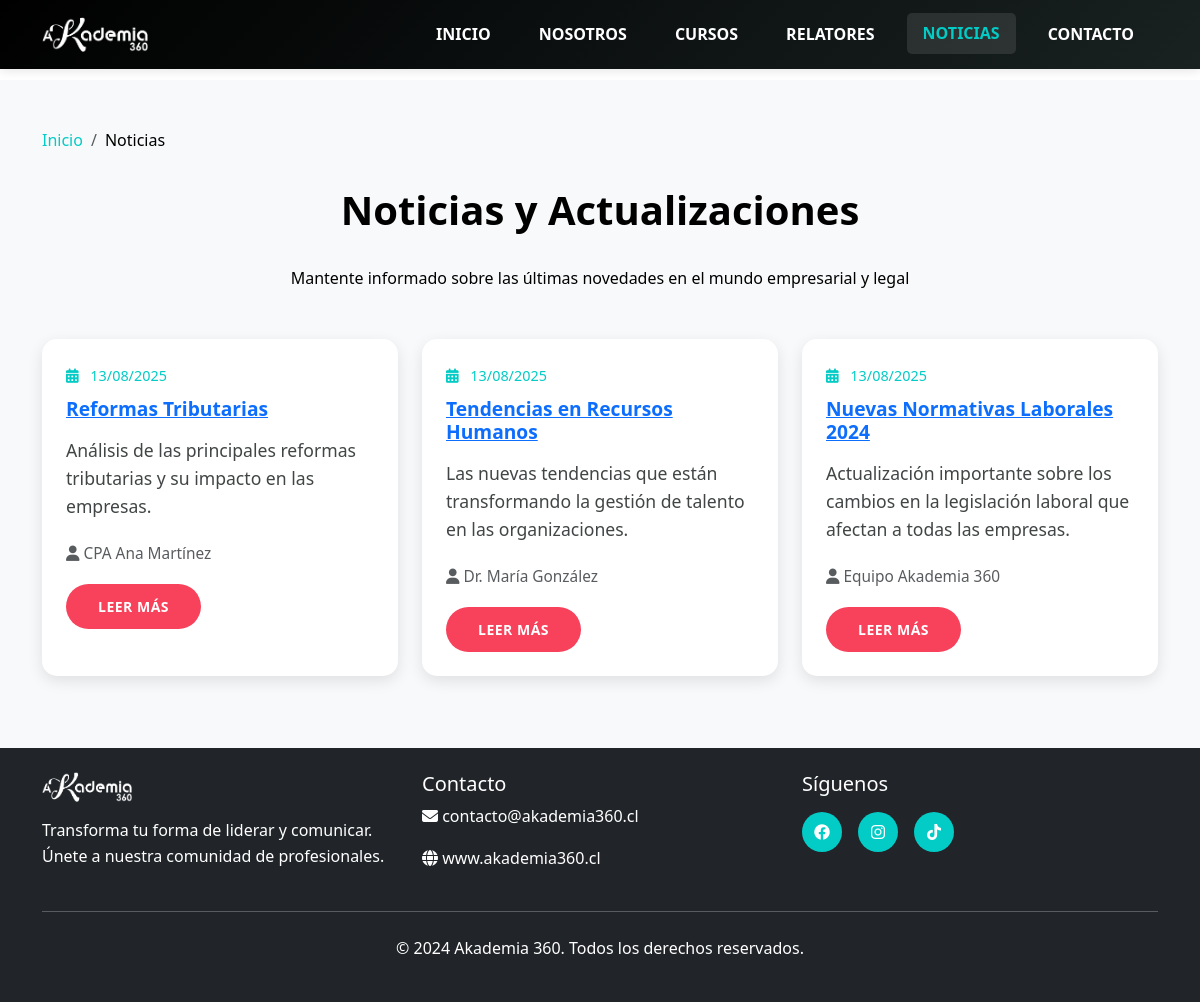
/pages/noticias.php, run on the app's committed database.
### tables this page shows
CREATE TABLE IF NOT EXISTS `noticias` (
    `id` INT AUTO_INCREMENT PRIMARY KEY,
    `titulo` VARCHAR(255) NOT NULL,
    `resumen` TEXT,
    `contenido` LONGTEXT,
    `imagen` VARCHAR(255),
    `autor` VARCHAR(100),
    `fecha_creacion` TIMESTAMP DEFAULT CURRENT_TIMESTAMP,
    `fecha_actualizacion` TIMESTAMP DEFAULT CURRENT_TIMESTAMP ON UPDATE CURRENT_TIMESTAMP
);

### includes/functions.php (called while the page is built, shortened)
<?php
function getRecentNews($limit = 3) {
    $mysqli = getDBConnection();
    $sql = "SELECT * FROM noticias ORDER BY fecha_creacion DESC LIMIT $limit";
    $result = $mysqli->query($sql);
    $data = [];
    if ($result) {
        while ($row = $result->fetch_assoc()) {
            $data[] = [
                'id' => $row['id'],
                'title' => $row['titulo'],
                'summary' => $row['resumen'],
                'content' => $row['contenido'],
                'image' => $row['imagen'],
                'author' => $row['autor'],
                'created_at' => $row['fecha_creacion'],
                'updated_at' => $row['fecha_actualizacion']
            ];
        }
    }
    return $data;
}
function formatDate($date) {
    return date('d/m/Y', strtotime($date));
}
?>

### pages/noticias.php (the view, shortened to what this page needs)
<?php
require_once '../includes/functions.php';
$news = getRecentNews(50);
?>
<!DOCTYPE html>
<html lang="es">
<head>
    <link href="https://cdn.jsdelivr.net/npm/bootstrap@5.3.0/dist/css/bootstrap.min.css" rel="stylesheet">
    <link rel="stylesheet" href="https://cdnjs.cloudflare.com/ajax/libs/font-awesome/6.4.0/css/all.min.css">
    <link rel="stylesheet" href="../css/style.css">
</head>
<body>
    <header class="navbar navbar-expand-lg fixed-top">
        <div class="container">
            <a class="navbar-brand" href="../index.php">
                <div class="logo">
                    <img src="../img/logo-akademia360.png" alt="Akademia 360" onerror="this.style.display='none'">
                </div>
            </a>
            <div class="collapse navbar-collapse" id="navbarNav">
                <ul class="navbar-nav ms-auto">
                    <li class="nav-item">
                        <a class="nav-link" href="../index.php">INICIO</a>
                    </li>
                    <li class="nav-item">
                        <a class="nav-link" href="nosotros.php">NOSOTROS</a>
                    </li>
                    <li class="nav-item">
                        <a class="nav-link" href="calendario_cursos.php">CURSOS</a>
                    </li>
                    <li class="nav-item">
                        <a class="nav-link" href="relatores.php">RELATORES</a>
                    </li>
                    <li class="nav-item">
                        <a class="nav-link active" href="noticias.php">NOTICIAS</a>
                    </li>
                    <li class="nav-item">
                        <a class="nav-link" href="contacto.php">CONTACTO</a>
                    </li>
                </ul>
            </div>
        </div>
    </header>
    <main style="margin-top: 80px;">
        <section class="news-section py-5">
            <div class="container">
                <div class="row">
                    <div class="col-12">
                        <nav aria-label="breadcrumb">
                            <ol class="breadcrumb">
                                <li class="breadcrumb-item"><a href="../index.php">Inicio</a></li>
                                <li class="breadcrumb-item active" aria-current="page">Noticias</li>
                            </ol>
                        </nav>
                        <div class="section-header text-center mb-5">
                            <h1 class="section-title">Noticias y Actualizaciones</h1>
                            <p class="section-subtitle">Mantente informado sobre las últimas novedades en el mundo empresarial y legal</p>
                        </div>
                    </div>
                </div>
                <div class="row">
                    <?php if (!empty($news)): ?>
                        <?php foreach ($news as $item): ?>
                        <div class="col-lg-4 col-md-6 mb-4">
                            <div class="news-card h-100">
                                <div class="news-content">
                                    <div class="news-date">
                                        <i class="fas fa-calendar-alt"></i>
                                        <?php echo formatDate($item['created_at']); ?>
                                    </div>
                                    <h3 class="news-title">
                                        <a href="noticia.php?id=<?php echo $item['id']; ?>">
                                            <?php echo htmlspecialchars($item['title']); ?>
                                        </a>
                                    </h3>
                                    <p class="news-summary">
                                        <?php echo htmlspecialchars($item['summary']); ?>
                                    </p>
                                    <?php if ($item['author']): ?>
                                    <div class="news-author">
                                        <small class="text-muted">
                                            <i class="fas fa-user"></i> <?php echo htmlspecialchars($item['author']); ?>
                                        </small>
                                    </div>
                                    <?php endif; ?>
                                    <div class="news-actions mt-3">
                                        <a href="noticia.php?id=<?php echo $item['id']; ?>" class="btn btn-outline-primary btn-sm">
                                            Leer más
                                        </a>
                                    </div>
                                </div>
                            </div>
                        </div>
                        <?php endforeach; ?>
                    <?php endif; ?>
                </div>
            </div>
        </section>
    </main>
    <footer class="footer bg-dark text-white py-4">
        <div class="container">
            <div class="row">
                <div class="col-lg-4">
                    <div class="footer-logo">
                        <div class="logo">
                            <img src="../img/logo-akademia360.png" alt="Akademia 360" style="height: 30px; width: auto;">
                        </div>
                    </div>
                    <p class="mt-3">Transforma tu forma de liderar y comunicar. Únete a nuestra comunidad de profesionales.</p>
                </div>
                <div class="col-lg-4">
                    <h5>Contacto</h5>
                    <p><i class="fas fa-envelope"></i> contacto@akademia360.cl</p>
                    <p><i class="fas fa-globe"></i> www.akademia360.cl</p>
                </div>
                <div class="col-lg-4">
                    <h5>Síguenos</h5>
                    <div class="social-links">
                        <a href="#" class="social-link"><i class="fab fa-facebook"></i></a>
                        <a href="#" class="social-link"><i class="fab fa-instagram"></i></a>
                        <a href="#" class="social-link"><i class="fab fa-tiktok"></i></a>
                    </div>
                </div>
            </div>
            <hr class="my-4">
            <div class="text-center">
                <p>&copy; 2024 Akademia 360. Todos los derechos reservados.</p>
            </div>
        </div>
    </footer>
</body>
</html>

### css/style.css (style rules this page uses)
:root { --negro: #000000; --turquesa: #03cbc5; --gris-oscuro: #414545; --rojo: #f8415b; --gris-profundo: #192121; --primary-color: var(--turquesa); --secondary-color: var(--rojo); --accent-color: var(--gris-oscuro); --dark-color: var(--negro); --light-color: #f8f9fa; --white: #ffffff; --light-turquesa: #4dd4cf; --dark-turquesa: #02a8a3; --light-gray: #e9ecef; --medium-gray: #6c757d; --gradient-primary: linear-gradient(135deg, var(--turquesa) 0%, var(--light-turquesa) 100%); --gradient-secondary: linear-gradient(135deg, var(--rojo) 0%, #ff6b7a 100%); --gradient-hero: linear-gradient(135deg, var(--gris-profundo) 0%, var(--gris-oscuro) 100%); --gradient-navbar: linear-gradient(135deg, var(--negro) 0%, var(--gris-profundo) 100%); }
* { margin: 0; padding: 0; box-sizing: border-box; }
body { font-family: 'Segoe UI', Tahoma, Geneva, Verdana, sans-serif; line-height: 1.6; color: var(--dark-color); }
.navbar { background: var(--gradient-navbar) !important; padding: 0.75rem 0; transition: all 0.3s ease; box-shadow: 0 2px 10px rgba(0,0,0,0.1); }
.navbar-brand { font-weight: bold; }
.logo { display: flex; align-items: center; text-decoration: none; color: var(--white); }
.logo img { height: 35px; width: auto; filter: drop-shadow(0 2px 4px rgba(0,0,0,0.2)); filter: brightness(0) invert(1); }
.navbar-nav .nav-link { font-weight: 600; color: var(--white) !important; margin: 0 0.5rem; transition: all 0.3s ease; padding: 0.5rem 1rem !important; border-radius: 5px; }
.navbar-nav .nav-link:hover, .navbar-nav .nav-link.active { color: var(--turquesa) !important; background-color: rgba(255, 255, 255, 0.1); transform: translateY(-1px); }
html { scroll-behavior: smooth; }
.section-title { font-size: 2.5rem; font-weight: bold; margin-bottom: 2rem; text-align: center; color: var(--dark-color); }
.news-card { background: var(--white); border-radius: 15px; overflow: hidden; box-shadow: 0 5px 15px rgba(0,0,0,0.1); transition: transform 0.3s ease; height: 100%; }
.news-content { padding: 1.5rem; }
.news-date { color: var(--primary-color); font-size: 0.9rem; margin-bottom: 0.5rem; }
.news-date i { margin-right: 0.5rem; }
.news-content h3 { font-size: 1.2rem; font-weight: bold; margin-bottom: 1rem; color: var(--dark-color); }
.news-content p { color: var(--gris-oscuro); margin-bottom: 1rem; line-height: 1.6; }
.footer { background: var(--dark-color); color: var(--white); }
.social-links { display: flex; gap: 1rem; margin-top: 1rem; }
.social-link { display: inline-flex; align-items: center; justify-content: center; width: 40px; height: 40px; background: var(--primary-color); color: var(--white); border-radius: 50%; text-decoration: none; transition: background-color 0.3s ease; }
.btn { border-radius: 25px; font-weight: 600; text-transform: uppercase; letter-spacing: 0.5px; padding: 0.75rem 2rem; transition: all 0.3s ease; }
.btn-outline-primary { background: var(--rojo); border: none; color: var(--white); }
.breadcrumb { background: transparent; padding: 0; margin-bottom: 2rem; }
.breadcrumb-item a { color: var(--primary-color); text-decoration: none; }
.breadcrumb-item.active { color: var(--dark-color); }
.news-section { background-color: var(--light-color); }
.news-title { color: var(--dark-color); font-weight: bold; margin-bottom: 1rem; }
.news-content { line-height: 1.8; font-size: 1.1rem; }

### data on the page
noticias: created_at "13/08/2025", titulo "Reformas Tributarias", resumen "Análisis de las principales reformas tributarias y su impacto en las empresas.", autor "CPA Ana Martínez"
noticias: created_at "13/08/2025", titulo "Tendencias en Recursos Humanos", resumen "Las nuevas tendencias que están transformando la gestión de talento en las organizaciones.", autor "Dr. María González"
noticias: created_at "13/08/2025", titulo "Nuevas Normativas Laborales 2024", resumen "Actualización importante sobre los cambios en la legislación laboral que afectan a todas las empresas.", autor "Equipo Akademia 360"
